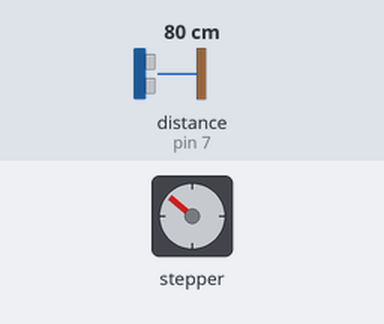
The sketch below on a simulated Arduino Uno, built with avr-gcc and run on an emulated ATmega328P. On the bench: stepper motor. Wiring (inferred from the names in the program): ultrasonic range finder: trigger pin 7; echo pin 7. Inputs (shaded band) come from the test bench; at power-on: distance to the obstacle (sensor on pin 7) 80 cm. The echo pulse lasts 58.3 µs per cm; stepper angles assume 360 steps per turn; what the sketch prints to the serial monitor is not drawn.

Above: at 0.2 s.
Timing chart, 0 to 1.7 s (numbered marks = the images above):
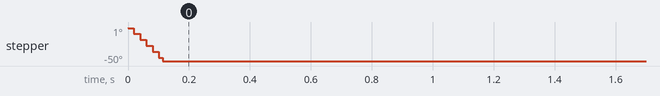

The sketch:

Sence_and_avoid.ino
```cpp
#include <Wire.h>
#include <Adafruit_MotorShield.h>
#include "utility/Adafruit_PWMServoDriver.h"

Adafruit_MotorShield AFMS = Adafruit_MotorShield();
Adafruit_StepperMotor *myMotor = AFMS.getStepper(360, 2);

const int pingPin = 7;

double angle, newAngle;
double x = 0;
double y = -1;
double angleDiff;
double counter = 0;
double backAngle;

void setup() {
  AFMS.begin();
  Serial.begin(9600);
  myMotor->setSpeed(80);

}

void loop() {

  //get pack from one group, if no obstructions forward to wheels,
  //else alter pack to avoid obstacle
  //y*=-1;
  //Serial.println(x);
  //Coord to angle
  newAngle = coorToAng(x, y);
  angleDiff = newAngle - counter;
  //Serial.println(newAngle);
  //get direction from other group
  //newAngle=40;
  // If result is larger then 360 then do nothing, or something they tell us not to move
  if (angleDiff > 0) {
    Serial.println("CounterClockwise");
    go(angleDiff, 1);
  } else if (angleDiff < 0) {
    Serial.println("Clockwise");
    go(angleDiff, 0);
  } else {
    idle();
    //Serial.println("idleing!");
    // If angle changed then check for obstacle in new direction
  }

  angle = newAngle;
  counter = newAngle;

}

// Scan the direction facing, return true if there is a obstacle
long getDist() {
  long duration;

  pinMode(pingPin, OUTPUT);
  digitalWrite(pingPin, LOW);
  delayMicroseconds(2);
  digitalWrite(pingPin, HIGH);
  delayMicroseconds(5);
  digitalWrite(pingPin, LOW);
  pinMode(pingPin, INPUT);
  duration = pulseIn(pingPin, HIGH);
  long cm = duration / 29 / 2;

  return cm;
}

void checkDir() {
  long cm = getDist();
  if (cm < 50) {
    x = 0;
    y = 0;
    Serial.println(cm);
    Serial.println("something in the way");
    myMotor->step(50, 0, DOUBLE);
    Serial.println("Clock 90");
    long sideCM = getDist();
    if (sideCM < 50) {
      Serial.println("something to the right");
      myMotor->step(100, 1, DOUBLE);
      Serial.println("Counter 180");
      sideCM = getDist();
      myMotor->step(50, 0, DOUBLE);
      Serial.println("Clock 90");
      if (sideCM < 50) {
        x *= -1;
        y *= -1;
        Serial.println("reverse");
      } else {
        angToCoor(90);
        Serial.println("left");
      }
    } else {
      angToCoor(-90);
      myMotor->step(50, 0, DOUBLE);
      Serial.println("Right");
    }
  }
}


void go(double angle, int direct) {
  angle = abs(angle);
  int steps = angle / 1.8;
  myMotor->step(steps, direct, DOUBLE);

  checkDir();
  delay(100);

}

void idle() {
  delay(100);
}

//Coord to angle
double coorToAng(double x, double y) {
  double ang = atan2(y, x);
  ang = ang * (180 / 3.14159265359);
  /* if (x < 0 && y > 0) {
     ang += 180;
    } else if (x < 0 && y < 0) {
     ang -= 180;
    } else {
     ang = ang;
    }
  */
  return ang;
}

//get Coord from angle
void angToCoor(int w) {
  y = tan(newAngle + w) * x;
}
```

Measured:
- by itself, stepper: turns 50° counter-clockwise in 0.11 s
